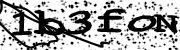
#> input picture labeled_testSet/1b3fon.png, 180 x 50 px, found by its file name; its folder holds only this picture in this run
$ python ProcessAndSplitCharsLAMBDA.py
#> lines starting #> are read from the running program, lines starting #| are printed output that depends on the picture; after the words box and inside, x2 and y2 are one past the last pixel; in counts of white or black regions, pixels touching at a corner belong together
#> in main, image is the input picture: shape (50, 180, 3); min 0, max 255, mean 172.7
import cv2
import os
import shutil
import numpy as np

input_folder = r"C:\Users\visantana\Documents\tropical-captcha\labeled_testSet"
output_folder_divided = r"C:\Users\visantana\Documents\tropical-captcha\Divided_Captchas"
output_folder_letters = r"C:\Users\visantana\Documents\tropical-captcha\Letters"
opencv_output_folder = r"C:\Users\visantana\Documents\tropical-captcha\OpenCV_Processed"

def divide_image(image, division_positions):
    divided_images = []
    for start_pos, end_pos in division_positions:
        divided_images.append(image[:, start_pos:end_pos])
    return divided_images

def cut_bottom(image, cut_percent):
    height = image.shape[0]
    cut_height = int(height * cut_percent)
    return image[:-cut_height, :]

def cut_top(image, cut_percent):
    height = image.shape[0]
    cut_height = int(height * cut_percent)
    return image[cut_height:, :]

def apply_threshold(image, threshold_value):
#> called with threshold_value = 15
    thresholded = cv2.threshold(image, threshold_value, 255, cv2.THRESH_BINARY)[1]
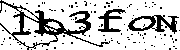
#> thresholded: shape (50, 180); 78.5% white; 99 black regions (96 under 20 px), largest, box (x1, y1, x2, y2) and area: (0, 0, 110, 50) 1047, (128, 15, 179, 34) 410, (98, 9, 126, 32) 254
    return thresholded

def apply_dilate(image):
    dilated = cv2.dilate(image, np.ones((2, 3), np.uint8), iterations=1)
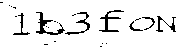
#> dilated: shape (50, 180); 92% white; black in thin lines or dots, all inside (x1, y1, x2, y2) = (0, 2, 176, 47)
    return dilated

def apply_erode(image):
    eroded = cv2.erode(image, np.ones((3, 2), np.uint8), iterations=1)
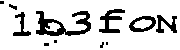
#> eroded: shape (50, 180); 83.3% white; 11 black regions (5 under 20 px), largest, box (x1, y1, x2, y2) and area: (36, 11, 91, 36) 597, (99, 9, 125, 33) 276, (129, 16, 156, 32) 205, (156, 15, 177, 33) 186, (13, 12, 31, 36) 153, (9, 4, 17, 10) 26
    return eroded

def delete_files_with_suffix(folder_path, suffixes):
    for root, dirs, files in os.walk(folder_path):
        for file in files:
            for suffix in suffixes:
                if file.lower().endswith(suffix.lower()):
                    file_path = os.path.join(root, file)
                    os.remove(file_path)
                    print(f"Deleted: {file_path}")

def generate_processed_images(image):
    # Process the image
    gray_image = cv2.cvtColor(image, cv2.COLOR_BGR2GRAY)
    # Apply threshold
    threshold_value = 15
    thresholded = apply_threshold(gray_image, threshold_value)
    # Apply dilate and erode
    processed_image = apply_erode(apply_dilate(thresholded))
    return processed_image

def main():
    try:
        os.makedirs(output_folder_divided, exist_ok=True)
        os.makedirs(output_folder_letters, exist_ok=True)
        os.makedirs(opencv_output_folder, exist_ok=True)

        labeled_files = [f for f in os.listdir(input_folder) if f.endswith(".png")]

        for labeled_file in labeled_files:
            image_path = os.path.join(input_folder, labeled_file)
            image = cv2.imread(image_path, cv2.IMREAD_COLOR)
            image_name = os.path.splitext(os.path.basename(image_path))[0]

            # Apply processing to the image
            processed_image = generate_processed_images(image)

            # Save the processed image before cropping
            processed_image_path = os.path.join(opencv_output_folder, f"processed_{image_name}.png")
            cv2.imwrite(processed_image_path, processed_image)

    except Exception as e:
        print(f"An error occurred: {e}")

if __name__ == "__main__":
    main()

$ run again, on labeled_testSet/6nlxuh.png
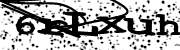
#> input picture labeled_testSet/6nlxuh.png, 180 x 50 px, found by its file name
#> in main, image is the input picture: shape (50, 180, 3); min 0, max 255, mean 172.2
#> in apply_threshold, `thresholded = cv2.threshold(image, threshold_value, 255, cv2.THRESH_BI..`:
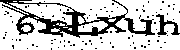
#> thresholded: shape (50, 180); 77.9% white; 95 black regions (93 under 20 px), largest, box (x1, y1, x2, y2) and area: (0, 0, 155, 38) 1563, (156, 14, 180, 35) 188
#> dilated: shape (50, 180); 90.8% white; 17 black regions (10 under 20 px), largest, box (x1, y1, x2, y2) and area: (38, 12, 125, 37) 484, (126, 19, 154, 35) 122, (157, 16, 174, 35) 67
#> in apply_erode, `eroded = cv2.erode(image, np.ones((3, 2), np.uint8), iterations=1)`:
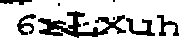
#> eroded: shape (50, 180); 81.9% white; 9 black regions (4 under 20 px), largest, box (x1, y1, x2, y2) and area: (38, 11, 126, 38) 916, (126, 18, 155, 36) 220, (17, 14, 36, 35) 184, (157, 15, 179, 36) 177, (0, 0, 32, 5) 99

$ run again, on labeled_testSet/9h8gmx.png
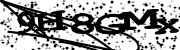
#> input picture labeled_testSet/9h8gmx.png, 180 x 50 px, found by its file name
#> in main, image is the input picture: shape (50, 180, 3); min 0, max 255, mean 159.6
#> in apply_threshold, `thresholded = cv2.threshold(image, threshold_value, 255, cv2.THRESH_BI..`:
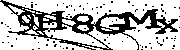
#> thresholded: shape (50, 180); 74% white; 87 black regions (86 under 20 px), largest, box (x1, y1, x2, y2) and area: (0, 0, 178, 50) 2123
#> dilated: shape (50, 180); 89.8% white; black in thin lines or dots
#> in apply_erode, `eroded = cv2.erode(image, np.ones((3, 2), np.uint8), iterations=1)`:
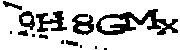
#> eroded: shape (50, 180); 79.2% white; 14 black regions (6 under 20 px), largest, box (x1, y1, x2, y2) and area: (96, 9, 178, 35) 873, (36, 11, 67, 32) 330, (72, 14, 94, 35) 273

$ run again, on labeled_testSet/1qyc4x.png
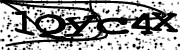
#> input picture labeled_testSet/1qyc4x.png, 180 x 50 px, found by its file name
#> in main, image is the input picture: shape (50, 180, 3); min 0, max 255, mean 158
#> in apply_threshold, `thresholded = cv2.threshold(image, threshold_value, 255, cv2.THRESH_BI..`:
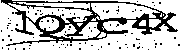
#> thresholded: shape (50, 180); 74.6% white; 91 black regions (90 under 20 px), largest, box (x1, y1, x2, y2) and area: (1, 0, 178, 46) 2067
#> dilated: shape (50, 180); 90.6% white; black in thin lines or dots
#> in apply_erode, `eroded = cv2.erode(image, np.ones((3, 2), np.uint8), iterations=1)`:
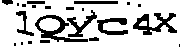
#> eroded: shape (50, 180); 78.6% white; 22 black regions (11 under 20 px), largest, box (x1, y1, x2, y2) and area: (133, 13, 177, 35) 428, (35, 15, 88, 42) 426, (97, 18, 128, 35) 272
